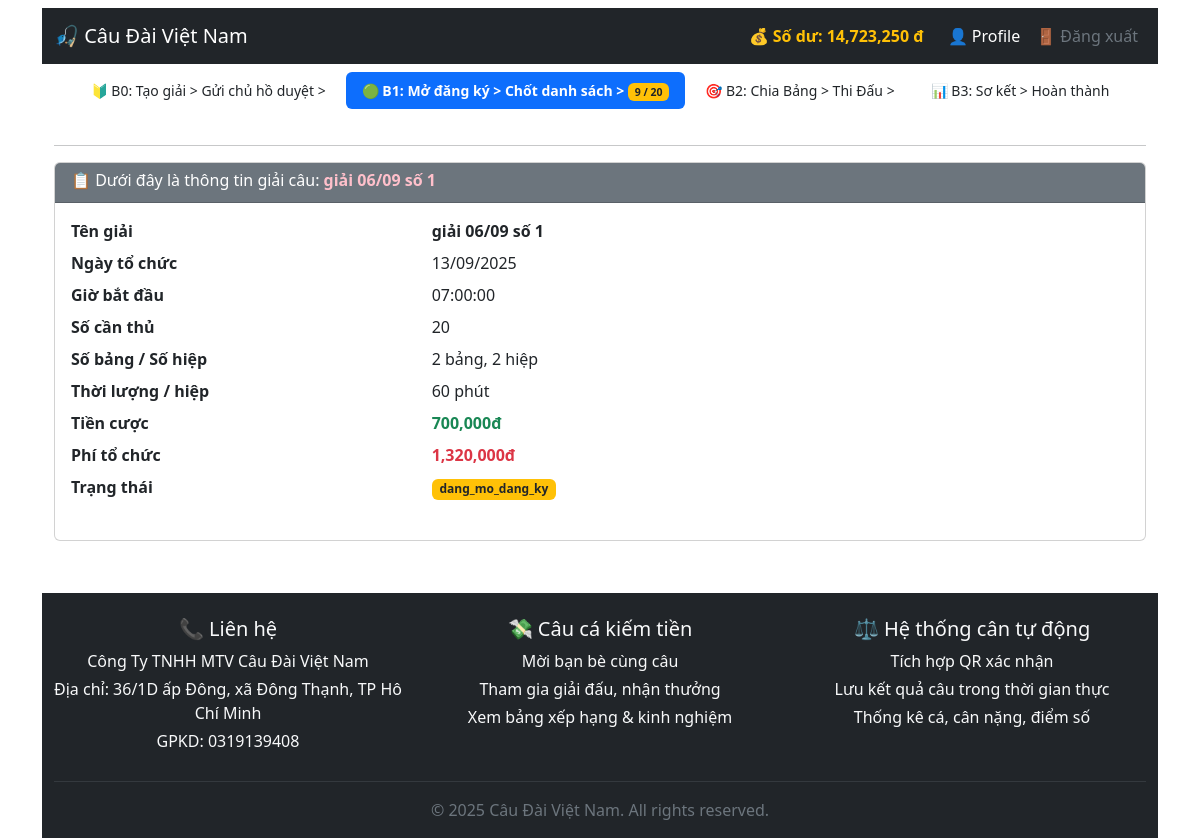
Screenshot of /cauca/canthu/giai/my_giai_detail.php?id=50 (signed in) with the database file from the repository.
### tables this page shows
CREATE TABLE `users` (
  `id` int NOT NULL,
  `user_code` varchar(40) DEFAULT NULL,
  `phone` varchar(12) DEFAULT NULL,
  `password` varchar(255) NOT NULL,
  `nickname` varchar(30) DEFAULT 'Nick name...',
  `email` varchar(100) DEFAULT 'Email...',
  `vai_tro` enum('admin','moderator','canthu','chuho','guest') NOT NULL DEFAULT 'canthu',
  `full_name` varchar(100) DEFAULT 'Họ và Tên...',
  `bank_account` varchar(50) DEFAULT 'Số tài khoản...',
  `bank_info` enum('970436-Vietcombank','970415-VietinBank','970418-BIDV','970405-Agribank','970407-Techcombank','970422-MBbank','970423-TPBank','970403-Sacombank','970432-VPBank','970416-ACB') DEFAULT NULL,
  `qr_image_path` varchar(255) DEFAULT NULL,
  `CCCD_number` varchar(20) DEFAULT 'Số CCCD...',
  `balance` decimal(12,2) DEFAULT '100000.00',
  `balance_ref` decimal(12,2) DEFAULT '50000.00',
  `ref_code` varchar(20) DEFAULT '0935192079',
  `user_exp` int DEFAULT '10',
  `cnt_ho` int NOT NULL DEFAULT '0',
  `cnt_xa` int NOT NULL DEFAULT '0',
  `cnt_giai` int NOT NULL DEFAULT '0',
  `cnt_game` int NOT NULL DEFAULT '0',
  `user_lever` int DEFAULT '1',
  `user_note` varchar(200) DEFAULT 'Ghi chú user...',
  `review_status` enum('yes','no') DEFAULT 'yes',
  `created_at` datetime DEFAULT CURRENT_TIMESTAMP,
  `status` enum('Chưa xác minh','Đã xác minh','Tạm dừng','banned') NOT NULL DEFAULT 'Chưa xác minh'
);

CREATE TABLE `giai_list` (
  `id` int NOT NULL,
  `giai_code` varchar(40) DEFAULT NULL,
  `ho_cau_id` int NOT NULL,
  `chuho_id` int DEFAULT NULL,
  `creator_id` int NOT NULL,
  `hinh_thuc_id` int NOT NULL,
  `ten_giai` varchar(255) NOT NULL,
  `so_luong_can_thu` int NOT NULL,
  `so_bang` int DEFAULT '0',
  `so_hiep` int DEFAULT '1',
  `thoi_luong_phut_hiep` int DEFAULT '60',
  `ngay_to_chuc` date NOT NULL,
  `gio_bat_dau` time NOT NULL,
  `thoi_gian_dong_dang_ky` datetime NOT NULL,
  `tien_cuoc` int DEFAULT '0',
  `phi_giai` int DEFAULT '0',
  `phi_ho` int DEFAULT '0',
  `luat_choi` text,
  `status` enum('dang_cho_xac_nhan','dang_mo_dang_ky','chot_xong_danh_sach','dang_dau_hiep_1','dang_dau_hiep_2','dang_dau_hiep_3','dang_dau_hiep_4','so_ket_giai','hoan_tat_giai','huy_giai','chuyen_chu_ho_duyet','dang_dau_hiep_5','dang_dau_hiep_6','') DEFAULT 'dang_cho_xac_nhan',
  `created_at` timestamp NULL DEFAULT CURRENT_TIMESTAMP,
  `min_user_exp` int DEFAULT '0',
  `min_user_level` int DEFAULT '0',
  `quy_tac_xoay_tu_chon` varchar(2000) DEFAULT '0' COMMENT 'Lưu JSON xoay bảng tùy chỉnh nếu chọn custom'
);

### cauca/canthu/giai/my_giai_detail.php (the view, shortened to what this page needs)
<?php
require_once '../../../connect.php';
require_once '../../../includes/header.php';
$giai_id = (int)($_POST['giai_id'] ?? $_GET['id'] ?? 0);
$stmt = $pdo->prepare("SELECT * FROM giai_list WHERE id = ? ");
$stmt->execute([$giai_id]);
$giai = $stmt->fetch();
?>
<html>
<head>
  <link href="https://cdn.jsdelivr.net/npm/bootstrap@5.3.2/dist/css/bootstrap.min.css" rel="stylesheet">
</head>
<body class="container mt-2">
  <div class="d-flex justify-content-center mt-2"> <?php include '../../../includes/giai_menu_status.php'; ?></div>
  <div class="container py-1">
    <hr>
    <div class="card mt-3">
      <div class="card-header bg-secondary text-white">
        <h6 class="mb-1">📋 Dưới đây là thông tin giải câu: <strong style="color: pink;"> <?= htmlspecialchars($giai['ten_giai']) ?></strong></h6>
      </div>
      <div class="card-body">
        <dl class="row">
          <dt class="col-sm-4">Tên giải</dt>
          <dd class="col-sm-8 fw-bold text-dark"><?= htmlspecialchars($giai['ten_giai']) ?></dd>
          <dt class="col-sm-4">Ngày tổ chức</dt>
          <dd class="col-sm-8"><?= date('d/m/Y', strtotime($giai['ngay_to_chuc'])) ?></dd>
          <dt class="col-sm-4">Giờ bắt đầu</dt>
          <dd class="col-sm-8"><?= htmlspecialchars($giai['gio_bat_dau']) ?></dd>
          <dt class="col-sm-4">Số cần thủ</dt>
          <dd class="col-sm-8"><?= $giai['so_luong_can_thu'] ?></dd>
          <dt class="col-sm-4">Số bảng / Số hiệp</dt>
          <dd class="col-sm-8"><?= $giai['so_bang'] ?> bảng, <?= $giai['so_hiep'] ?> hiệp</dd>
          <dt class="col-sm-4">Thời lượng / hiệp</dt>
          <dd class="col-sm-8"><?= $giai['thoi_luong_phut_hiep'] ?> phút</dd>
          <dt class="col-sm-4">Tiền cược</dt>
          <dd class="col-sm-8 text-success fw-semibold"><?= number_format($giai['tien_cuoc']) ?>đ</dd>
          <dt class="col-sm-4">Phí tổ chức</dt>
          <dd class="col-sm-8 text-danger fw-semibold"><?= number_format($giai['phi_giai']) ?>đ</dd>
          <dt class="col-sm-4">Trạng thái</dt>
          <dd class="col-sm-8"><span class="badge bg-warning text-dark"><?= $giai['status'] ?></span></dd>
        </dl>
      </div>
    </div>
  </div>
</body>
</html>
<?php require_once '../../../includes/footer.php'; ?>

### includes/header.php (shortened to what this page needs)
<?php
require_once __DIR__ . '/../connect.php';
$user = $_SESSION['user'] ?? null;
$isLoggedIn = $user !== null;
$vai_tro = $user['vai_tro'] ?? null;
$user_id = $user['id'] ?? null;
?>
<!DOCTYPE html>
<html lang="vi">
<head>
<link href="https://cdn.jsdelivr.net/npm/bootstrap@5.3.3/dist/css/bootstrap.min.css" rel="stylesheet">
</head>
<body>
<nav class="navbar navbar-expand-lg navbar-dark bg-dark">
    <div class="container-fluid">
<a class="navbar-brand" href="/index.php">🎣 Câu Đài Việt Nam</a>
        <div class="collapse navbar-collapse" id="navbarNav">
            <?php if ($isLoggedIn && in_array($vai_tro, ['canthu', 'chuho'])): ?>
                <?php
                    $stmt = $pdo->prepare("SELECT balance FROM users WHERE id = :id");
                    $stmt->execute(['id' => $user_id]);
                    $u = $stmt->fetch(PDO::FETCH_ASSOC);
                    $so_du = isset($u['balance']) ? (float)$u['balance'] : 0;
                    $balance_link = ($vai_tro === 'canthu')
                        ? '/cauca/canthu/balance.php'
                        : '/cauca/chuho/balance.php';
                ?>
                <div class="me-3 text-white">
                    <a href="<?= $balance_link ?>" class="text-decoration-none text-warning fw-bold">
                        💰 Số dư: <?= number_format($so_du) ?> đ
                    </a>
                </div>
            <?php endif; ?>
<ul class="navbar-nav">
    <?php if ($isLoggedIn): ?>
        <li class="nav-item">
            <?php
                $profile_link = '/';
                if ($vai_tro === 'canthu') {
                    $profile_link = '/cauca/canthu/profile.php';
                } elseif ($vai_tro === 'chuho') {
                    $profile_link = '/cauca/chuho/profile.php';
                }
            ?>
            <a class="nav-link text-white" href="<?= $profile_link ?>">👤 Profile</a>
        </li>
        <li class="nav-item">
            <a class="nav-link text-secondary" href="/auth/logout.php">🚪 Đăng xuất</a>
        </li>
    <?php else: ?>
        <li class="nav-item"><a class="nav-link" href="/auth/login.php">Đăng nhập</a></li>
    <?php endif; ?>
</ul>
        </div>
    </div>
</nav>

### includes/giai_menu_status.php (shortened to what this page needs)
<?php
$giai_id = $giai['id'];
$current_status = $giai['status'] ?? '';
$so_luong_can_thu = (int)($giai['so_luong_can_thu'] ?? 0);
$stmt = $pdo->prepare("SELECT COUNT(*) FROM giai_user WHERE giai_id = ?");
$stmt->execute([$giai_id]);
$so_can_thu_dk = (int) $stmt->fetchColumn();
switch ($giai['so_hiep']) {
  case 2:
	$link_step2 = "my_giai_detail_step_2.php?id={$giai_id}";
	$link_step3 = "my_giai_detail_step_3.php?id={$giai_id}";
    break;
}
function activeClass($statusKeys, $current) {
    if (is_array($statusKeys)) {
        return in_array($current, $statusKeys) ? 'active fw-bold text-white bg-primary' : 'text-dark';
    } else {
        return $statusKeys === $current ? 'active fw-bold text-white bg-primary' : 'text-dark';
    }
}
?>
<ul class="nav nav-pills mb-3 gap-1 flex-wrap" style="font-size: 14px;">
  <li class="nav-item" title="Bước đầu: Tạo giải và nhập thông tin">
    <a class="nav-link <?= activeClass(['dang_cho_xac_nhan', 'chuyen_chu_ho_duyet'], $current_status) ?>"
       href="my_giai_detail.php?id=<?= $giai_id ?>">
      🔰 B0: Tạo giải > Gửi chủ hồ duyệt >
    </a>
  </li>
  <li class="nav-item" title="Bước 1: Đăng ký và chốt danh sách">
    <a class="nav-link <?= activeClass(['dang_mo_dang_ky'], $current_status) ?>" href="my_giai_detail_step_1.php?id=<?= $giai_id ?>">
      🟢 B1: Mở đăng ký > Chốt danh sách >
      <span class="badge bg-warning text-dark"><?= $so_can_thu_dk ?> / <?= $so_luong_can_thu ?></span>
    </a>
  </li>
    <li class="nav-item" title="Bước 2: Thi đấu và thêm, sửa điểm">
    <a class="nav-link <?= activeClass(['chot_xong_danh_sach', 'dang_dau_hiep_1', 'dang_dau_hiep_2', 'dang_dau_hiep_3', 'dang_dau_hiep_4'], $current_status) ?>"
		href=<?= $link_step2 ?>>
		🎯 B2: Chia Bảng > Thi Đấu >
    </a>
	</li>
  <li class="nav-item" title="Bước 3: Hoàn thành và Bảo lưu kết quả">
  		<a class="nav-link <?= activeClass(['so_ket_giai','hoan_tat_giai'], $current_status) ?>"
			href=<?= $link_step3 ?>>
			📊 B3: Sơ kết > Hoàn thành
		</a>
  </li>
</ul>

### rows the page displays
users: balance "14,723,250"
giai_list: so_luong_can_thu "20", ten_giai "giải 06/09 số 1", ngay_to_chuc "13/09/2025", gio_bat_dau "07:00:00", so_bang "2", so_hiep "2", thoi_luong_phut_hiep "60", tien_cuoc "700,000", phi_giai "1,320,000", status "dang_mo_dang_ky"

### other values shown
$so_can_thu_dk "9"
